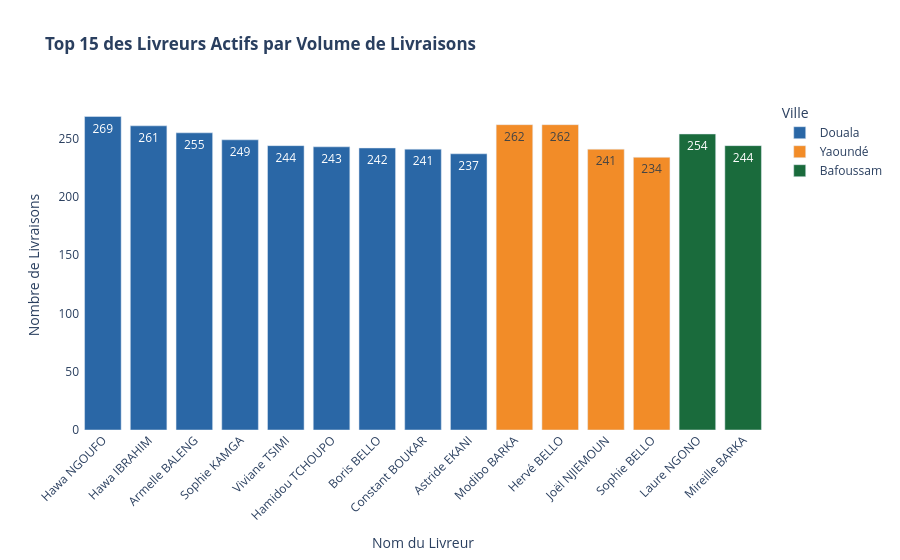
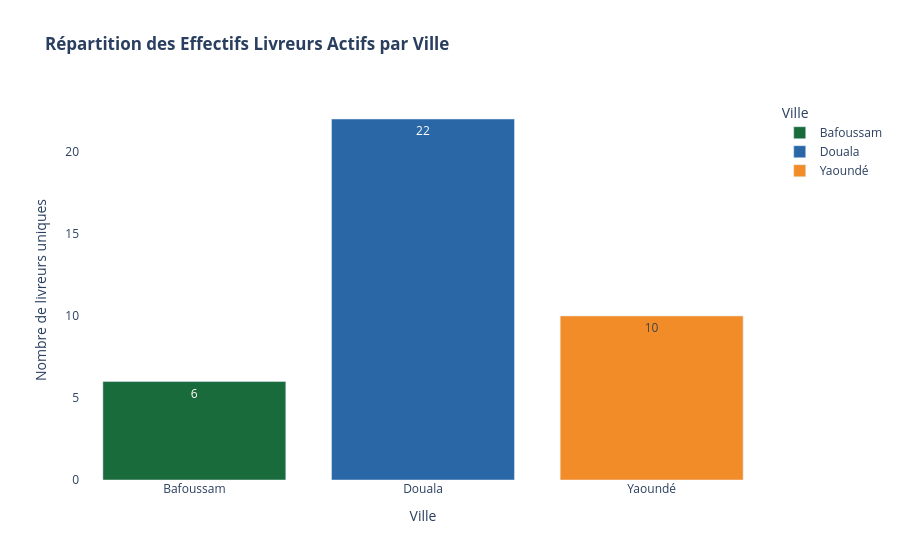

Notebook code cell kept with these figures, in order:
### Markdown cell above
#### Interprétation
Le graphique ci dessus nous montre les produits phares, les produits les plus convoités qui ont été livré et en retards, ainsi que le volume de commandes qu'ils representent.

### Code cell
# Preparer la données
df_merge = orders.merge(couriers, left_on='courier_id', right_on='courier_id', how='inner')
df_performance = df_merge[df_merge['status'].isin(['delivered', 'late'])].copy()

courier_stats = df_performance.groupby(['courier_id', 'name', 'city_y', 'vehicle_type', 'rating', 'is_active']).agg(
    nb_livraisons=('order_id', 'count'),
    taux_retard=('status', lambda x: (x == 'late').mean() * 100),
    temps_moyen=('delivery_time_min', 'mean')
).reset_index()

active_couriers = courier_stats[courier_stats['is_active'] == 1].copy()

top_15 = active_couriers.nlargest(15, 'nb_livraisons')

top_15['color'] = top_15['city_y'].apply(get_city_color)

fig1 = px.bar(
    top_15, 
    x='name', 
    y='nb_livraisons', 
    color='city_y',
    title="<b>Top 15 des Livreurs Actifs par Volume de Livraisons</b>",
    color_discrete_map={r['city_y']: r['color'] for _, r in top_15.iterrows()},
    labels={'name': 'Nom du Livreur', 'nb_livraisons': 'Nombre de Livraisons', 'city_y': 'Ville'},
    text_auto=True
)
fig1.update_layout(xaxis_tickangle=-45, plot_bgcolor='white')
fig1.show()

fig1.write_html('../reports/EDA/Livreurs_Actifs.html')


city_distribution = active_couriers.groupby('city_y')['courier_id'].nunique().reset_index()
city_distribution.columns = ['Ville', 'Nb_Livreurs_Actifs']


city_distribution['color'] = city_distribution['Ville'].apply(get_city_color) 
display(city_distribution)

fig2 = px.bar(
    city_distribution, 
    x='Ville', 
    y='Nb_Livreurs_Actifs',
    color='Ville',
    title="<b>Répartition des Effectifs Livreurs Actifs par Ville</b>",
    color_discrete_map={r['Ville']: r['color'] for _, r in city_distribution.iterrows()},
    text_auto=True
)
fig2.update_layout(plot_bgcolor='white', yaxis_title="Nombre de livreurs uniques")
fig2.show()
fig2.write_html('../reports/EDA/Repartition_livreurs.html')


active_couriers['est_anomalie'] = (
    (active_couriers['rating'] >= 4.0) & 
    (active_couriers['taux_retard'] > 25) & 
    (active_couriers['nb_livraisons'] >= 200)
)

active_couriers['color'] = active_couriers['city_y'].apply(get_city_color)
display(active_couriers.head(5))
fig3 = px.scatter(
    active_couriers,
    x="rating",
    y="taux_retard",
    size="nb_livraisons",       
    color="city_y",        
    symbol="city_y",             
    hover_name="name",
    hover_data={
        "vehicle_type": True, 
        "nb_livraisons": True, 
        "temps_moyen": ":.0f",
        "est_anomalie": True     
    },
    # color_discrete_map={False: "#3498DB", True: "#E74C3C"}, # Bleu et Rouge
    color_discrete_map={r['city_y']: r['color'] for _, r in active_couriers.iterrows()},
    
    size_max=20,
    title="<b>Matrice Qualité : Rating Client vs Taux de Retard</b><br><sup>Taille = Volume | Couleur Rouge = Anomalie (Bon rating mais beaucoup de retards)</sup>",
    labels={"rating": "Score / Rating Client", "taux_retard": "Taux de Retard (%)", "city_y": "Ville"}
)

# Ajout des lignes de seuils pour délimiter les zones
fig3.add_hline(y=25, line_dash="dash", line_color=COLORS['neutral'], 
               annotation_text="Seuil Alerte Retard (25%)", annotation_position="top left")
fig3.add_vline(x=4.0, line_dash="dash", line_color=COLORS['median'], 
               annotation_text="Median", annotation_position="bottom left")

fig3.update_layout(plot_bgcolor='white')
fig3.show()
fig3.write_html('../reports/EDA/Audit_livreur.html')

### Figure 1 — Plotly figure (JSON) as saved in the notebook; plotly's stock layout.template omitted (floating-point values rounded to 4 significant figures)
{"data": [{"hovertemplate": "Ville=Douala<br>Nom du Livreur=%{x}<br>Nombre de Livraisons=%{y}<extra></extra>", "legendgroup": "Douala", "marker": {"color": "#2A67A6", "pattern": {"shape": ""}}, "name": "Douala", "orientation": "v", "showlegend": true, "textposition": "auto", "texttemplate": "%{y}", "type": "bar", "x": ["Hawa NGOUFO", "Hawa IBRAHIM", "Armelle BALENG", "Sophie KAMGA", "Viviane TSIMI", "Hamidou TCHOUPO", "Boris BELLO", "Constant BOUKAR", "Astride EKANI"], "xaxis": "x", "y": [269, 261, 255, 249, 244, 243, 242, 241, 237], "yaxis": "y"}, {"hovertemplate": "Ville=Yaoundé<br>Nom du Livreur=%{x}<br>Nombre de Livraisons=%{y}<extra></extra>", "legendgroup": "Yaoundé", "marker": {"color": "#F28C28", "pattern": {"shape": ""}}, "name": "Yaoundé", "orientation": "v", "showlegend": true, "textposition": "auto", "texttemplate": "%{y}", "type": "bar", "x": ["Modibo BARKA", "Hervé BELLO", "Joël NJIEMOUN", "Sophie BELLO"], "xaxis": "x", "y": [262, 262, 241, 234], "yaxis": "y"}, {"hovertemplate": "Ville=Bafoussam<br>Nom du Livreur=%{x}<br>Nombre de Livraisons=%{y}<extra></extra>", "legendgroup": "Bafoussam", "marker": {"color": "#1A6B3C", "pattern": {"shape": ""}}, "name": "Bafoussam", "orientation": "v", "showlegend": true, "textposition": "auto", "texttemplate": "%{y}", "type": "bar", "x": ["Laure NGONO", "Mireille BARKA"], "xaxis": "x", "y": [254, 244], "yaxis": "y"}], "layout": {"barmode": "relative", "legend": {"title": {"text": "Ville"}, "tracegroupgap": 0}, "plot_bgcolor": "white", "title": {"text": "<b>Top 15 des Livreurs Actifs par Volume de Livraisons</b>"}, "xaxis": {"anchor": "y", "domain": [0, 1], "tickangle": -45, "title": {"text": "Nom du Livreur"}}, "yaxis": {"anchor": "x", "domain": [0, 1], "title": {"text": "Nombre de Livraisons"}}}}

### Figure 2 — Plotly figure (JSON) as saved in the notebook; plotly's stock layout.template omitted (floating-point values rounded to 4 significant figures)
{"data": [{"hovertemplate": "Ville=%{x}<br>Nb_Livreurs_Actifs=%{y}<extra></extra>", "legendgroup": "Bafoussam", "marker": {"color": "#1A6B3C", "pattern": {"shape": ""}}, "name": "Bafoussam", "orientation": "v", "showlegend": true, "textposition": "auto", "texttemplate": "%{y}", "type": "bar", "x": ["Bafoussam"], "xaxis": "x", "y": [6], "yaxis": "y"}, {"hovertemplate": "Ville=%{x}<br>Nb_Livreurs_Actifs=%{y}<extra></extra>", "legendgroup": "Douala", "marker": {"color": "#2A67A6", "pattern": {"shape": ""}}, "name": "Douala", "orientation": "v", "showlegend": true, "textposition": "auto", "texttemplate": "%{y}", "type": "bar", "x": ["Douala"], "xaxis": "x", "y": [22], "yaxis": "y"}, {"hovertemplate": "Ville=%{x}<br>Nb_Livreurs_Actifs=%{y}<extra></extra>", "legendgroup": "Yaoundé", "marker": {"color": "#F28C28", "pattern": {"shape": ""}}, "name": "Yaoundé", "orientation": "v", "showlegend": true, "textposition": "auto", "texttemplate": "%{y}", "type": "bar", "x": ["Yaoundé"], "xaxis": "x", "y": [10], "yaxis": "y"}], "layout": {"barmode": "relative", "legend": {"title": {"text": "Ville"}, "tracegroupgap": 0}, "plot_bgcolor": "white", "title": {"text": "<b>Répartition des Effectifs Livreurs Actifs par Ville</b>"}, "xaxis": {"anchor": "y", "categoryarray": ["Bafoussam", "Douala", "Yaoundé"], "categoryorder": "array", "domain": [0, 1], "title": {"text": "Ville"}}, "yaxis": {"anchor": "x", "domain": [0, 1], "title": {"text": "Nombre de livreurs uniques"}}}}
